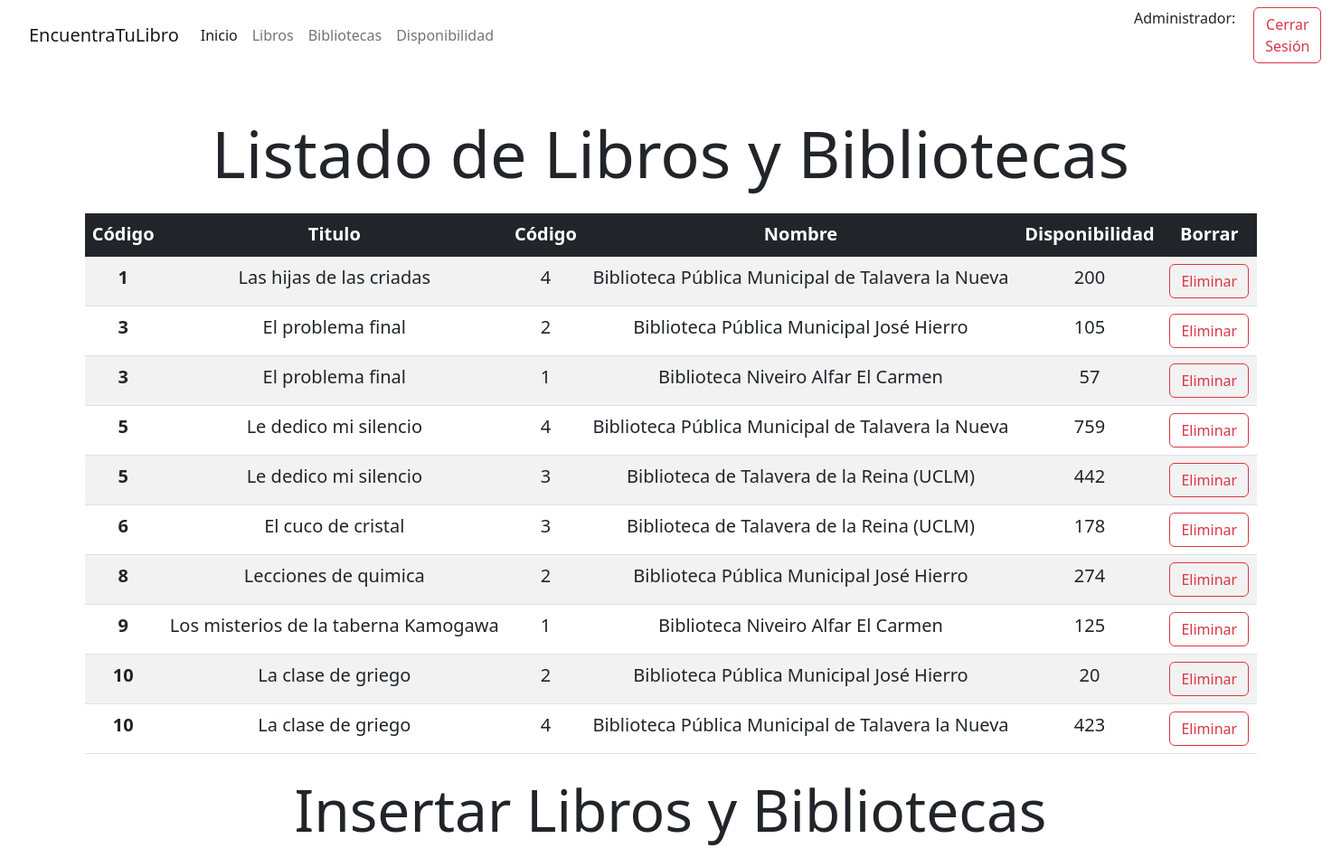
/pages/disponibilidad.php, run on the app's committed database.
### tables this page shows
CREATE TABLE `libros_bibliotecas` (
  `Id_libro` int(3) NOT NULL,
  `Id_biblioteca` int(3) NOT NULL,
  `Disponibilidad` int(4) NOT NULL
);

CREATE TABLE `libros` (
  `Id` int(11) NOT NULL,
  `Titulo` varchar(100) NOT NULL,
  `Autor` varchar(50) NOT NULL,
  `Editorial` varchar(100) DEFAULT NULL,
  `ISBN` bigint(15) NOT NULL
);

CREATE TABLE `bibliotecas` (
  `Id` int(11) NOT NULL,
  `Nombre` varchar(200) NOT NULL,
  `Direccion` varchar(200) NOT NULL,
  `Telefono` int(9) DEFAULT NULL
);

### scripts/conexionBD.php (the view, shortened to what this page needs)
<?php
function getBooksLibrary($cadenaConexion) {
    $bd = new PDO($cadenaConexion, 'root', '');
    $ini = $bd->prepare('SELECT lb.Id_libro, l.Titulo, lb.Id_biblioteca, b.Nombre, lb.disponibilidad
                            FROM libros_bibliotecas lb
                            JOIN libros l
                            ON (lb.Id_libro = l.Id) JOIN bibliotecas b
                            ON (lb.Id_biblioteca = b.Id)
                            ORDER BY lb.Id_libro;');
    $ini->execute();
    $books_libraries = $ini->fetchAll(PDO::FETCH_ASSOC);
    foreach ($books_libraries as $book_library) {
        echo '<tr class="fs-5">'
        . '<th scope="row">' . $book_library['Id_libro'] . '</th>'
        . '<td>' . $book_library['Titulo'] . '</td>'
        . '<td>' . $book_library['Id_biblioteca'] . '</td>'
        . '<td>' . $book_library['Nombre'] . '</td>'
        . '<td>' . $book_library['disponibilidad'] . '</td>'
        . '<td>'
        . '<form method="POST" action="">'
        . '<input type="text" name="Id_libro"  value="' . $book_library['Id_libro'] . '" hidden/>'
        . '<input type="text" name="Id_biblioteca"  value="' . $book_library['Id_biblioteca'] . '" hidden/>'
        . '<button class="btn btn-outline-danger" id="eliminar" type="submit" name="eliminar">Eliminar</button>'
        . '</form>'
        . '</td>'
        . '</tr>';
    }
}
?>

### data on the page
libros_bibliotecas: Id_libro "1", Id_libro.Titulo "Las hijas de las criadas", Id_biblioteca "4", Id_biblioteca.Nombre "Biblioteca Pública Municipal de Talavera la Nueva", Disponibilidad "200"
libros_bibliotecas: Id_libro "3", Id_libro.Titulo "El problema final", Id_biblioteca "2", Id_biblioteca.Nombre "Biblioteca Pública Municipal José Hierro", Disponibilidad "105"
libros_bibliotecas: Id_libro "3", Id_libro.Titulo "El problema final", Id_biblioteca "1", Id_biblioteca.Nombre "Biblioteca Niveiro Alfar El Carmen", Disponibilidad "57"
libros_bibliotecas: Id_libro "5", Id_libro.Titulo "Le dedico mi silencio", Id_biblioteca "4", Id_biblioteca.Nombre "Biblioteca Pública Municipal de Talavera la Nueva", Disponibilidad "759"
libros_bibliotecas: Id_libro "5", Id_libro.Titulo "Le dedico mi silencio", Id_biblioteca "3", Id_biblioteca.Nombre "Biblioteca de Talavera de la Reina (UCLM)", Disponibilidad "442"
libros_bibliotecas: Id_libro "6", Id_libro.Titulo "El cuco de cristal", Id_biblioteca "3", Id_biblioteca.Nombre "Biblioteca de Talavera de la Reina (UCLM)", Disponibilidad "178"
libros_bibliotecas: Id_libro "8", Id_libro.Titulo "Lecciones de quimica", Id_biblioteca "2", Id_biblioteca.Nombre "Biblioteca Pública Municipal José Hierro", Disponibilidad "274"
libros_bibliotecas: Id_libro "9", Id_libro.Titulo "Los misterios de la taberna Kamogawa", Id_biblioteca "1", Id_biblioteca.Nombre "Biblioteca Niveiro Alfar El Carmen", Disponibilidad "125"
libros_bibliotecas: Id_libro "10", Id_libro.Titulo "La clase de griego", Id_biblioteca "2", Id_biblioteca.Nombre "Biblioteca Pública Municipal José Hierro", Disponibilidad "20"
libros_bibliotecas: Id_libro "10", Id_libro.Titulo "La clase de griego", Id_biblioteca "4", Id_biblioteca.Nombre "Biblioteca Pública Municipal de Talavera la Nueva", Disponibilidad "423"
